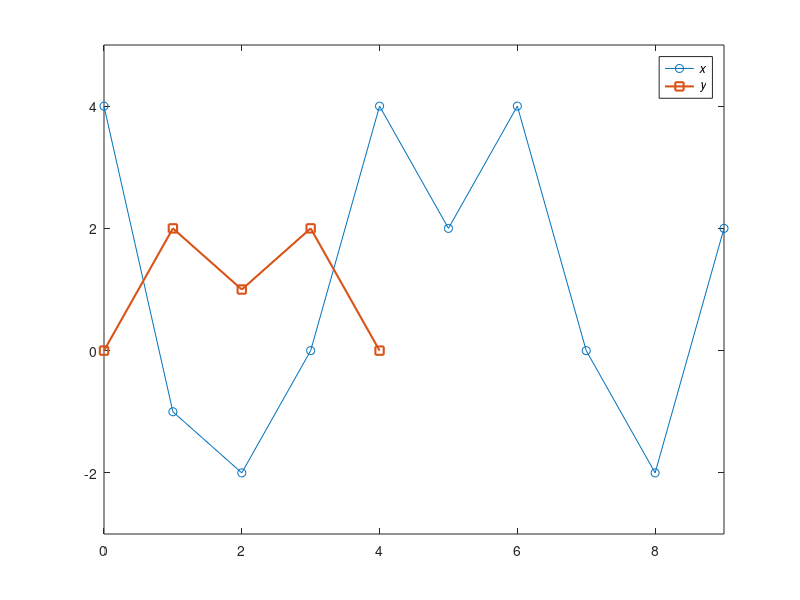

Reproduce this figure in MATLAB. (Note: this script raises an error after producing the figure.)
function exam4_8

% EXAMPLE 4.8:  Linear cross-correlation 
%--------------------------------------------------------------------------------

clear
clc
fprintf('Example 4.8: Linear cross-correlation\n')

% Compute and plot signals

L = 10;
M = 5;
x = [4 -1 -2 0 4 2 4 0 -2 2]';
y = [0 2 1 2 0]';
figure 
h = plot (0:L-1,x,'o-',0:M-1,y,'s-');
set (h(2),'LineWidth',1.5)
axis ([0 9 -3 5])
legend ('\it{x}','\it{y}')
f_labels ('Two discrete-time signals','\it{k}','signals')
f_wait

% Compute and plot cross-correlation

r_xy = f_corr (x,y,0,0)
figure
plot (0:L-1,r_xy,'o-','LineWidth',1.5);
hold on
[rmax,imax] = max(r_xy);
plot ([imax-1 imax-1],[0 rmax],'k--',[0 L-1],[0 0],'k')
f_labels ('Linear cross-correlation','\it{i}','\it{r_{xy}(i)}')
f_wait

% Compute and plot normalized cross-correlation

rho_xy = f_corr (x,y,0,1)
figure
plot (0:L-1,rho_xy,'o-','LineWidth',1.5)
hold on
[rmax,imax] = max(rho_xy);
plot ([imax-1 imax-1],[0 rmax],'k--',[0 L-1],[0 0],'k',[0 L-1],[1 1],'k--')
f_labels ('Normalized linear cross-correlation','\it{i}','\it{\rho_{xy}(i)}')
f_wait
